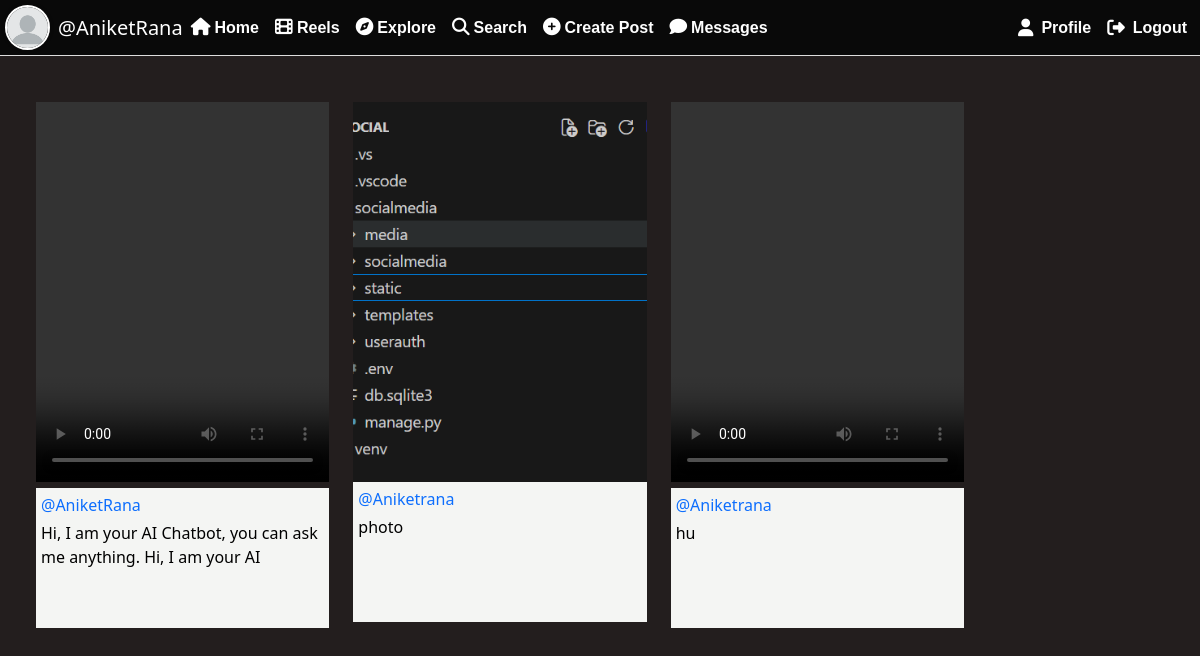
Page /explore/ (signed in) on the committed database.
### userauth/models.py (models this page shows, shortened)
class Profile(models.Model):
    user = models.OneToOneField(User, on_delete=models.CASCADE)
    bio = models.TextField(blank=True, default='')
    profileimg = models.ImageField(upload_to='profile_images', default='blank-profile-picture.png')
    location = models.CharField(max_length=100, blank=True, default='')

class Post(models.Model):
    id = models.UUIDField(primary_key=True, default=uuid.uuid4, editable=False)
    user = models.CharField(max_length=100)
    image = models.ImageField(upload_to='post-image',blank=True,null=True)
    video = models.FileField(upload_to='post_videos',blank=True,null=True)
    caption = models.TextField(blank=True)
    created_at = models.DateTimeField(default=datetime.now)
    no_of_likes = models.IntegerField(default=0)

### userauth/views.py (the view)
# urls.py: path('explore/',views.explorepage,name='explore'),
@login_required(login_url='loginn')
def explorepage(request):
    post=Post.objects.all().order_by('-created_at')
    profile=Profile.objects.get(user=request.user)
    context={
        'post':post,
        "profile":profile
    }
    return render(request,'explore.html',context)

### templates/explore.html (shortened to what this page needs)
{% load static %}
<!DOCTYPE html>
<html lang="en">
<head>
  <link href="https://cdn.jsdelivr.net/npm/bootstrap@5.3.1/dist/css/bootstrap.min.css" rel="stylesheet" />
  <link rel="stylesheet" href="{% static 'css/explore.css' %}" />
</head>
<body>
    <nav class="navbar navbar-expand-md navbar-dark fixed-top d-none d-md-block navbar_section">
    <div class="container-fluid navbar_con">
    <a href="/profile/{{ user }}" class="navbar-user-link d-flex align-items-center text-decoration-none">
      <img src="{{ profile.profileimg.url }}" alt="Profile Pic" class="profile-img me-2" />
      <span class="text-white idname">@{{ user }}</span>
    </a>
    <div class="collapse navbar-collapse" id="navbarCollapse">
      <ul class="navbar-nav me-auto">
        <li class="nav-item"><a class="nav-link" href="/">
          <i class="fa-solid fa-house me-1"></i>Home</a>
        </li>
         <li class="nav-item ">
           <a class="nav-link" href="/reels">
               <i class="fa-solid fa-film"></i> Reels
           </a>
        </li>
        <li class="nav-item"><a class="nav-link" href="/explore">
          <i class="fa-solid fa-compass me-1"></i>Explore</a>
        </li>
        <li class="nav-item">
          <a class="nav-link" href="#" data-bs-toggle="modal" data-bs-target="#searchModal">
            <i class="fa-solid fa-magnifying-glass me-1"></i>Search
          </a>
        </li>
        <li class="nav-item">
          <a class="nav-link" href="#" data-bs-toggle="modal" data-bs-target="#createPostModal">
            <i class="fa-solid fa-circle-plus me-1"></i>Create Post
          </a>
        </li>
        <li class="nav-item">
             <a class="nav-link" href="/chat/{{ request.user.username }}">
               <i class="fa-solid fa-comment me-1"></i>Messages
             </a>
        </li>
      </ul>
      <ul class="navbar-nav  ms-auto last_navbar">
        <li class="nav-item "><a class="nav-link" href="/profile/{{ user }}">
          <i class="fa-solid fa-user me-1"></i>Profile</a>
        </li>
        <li class="nav-item"><a class="nav-link" href="/logout">
          <i class="fa-solid fa-right-from-bracket me-1"></i>Logout</a>
        </li>
      </ul>
    </div>
  </div>
</nav>
   <main role="main" class="col-md-9 ml-sm-auto col-lg-10 px-md-4">
    <div class="container-fluid py-3 mt-3 ">
        <div class="row ">
            {% for pos in post %}
             <div class="col-md-4">
                <div class="image_s position-relative overflow-hidden">
                    {% if pos.video %}
                      <video class="card-img-top" style="height:380px;" controls>
                         <source src="{{ pos.video.url }}">
                      </video>
                        {% elif pos.image %}
                           <img src="{{ pos.image.url }}" class="card-img-top" style="height:380px;">
                         {% endif %}
                            <div class="image__overlay image__overlay--primary d-xfle flex-column   " style="background-color: rgba(244, 245, 243, 1); color:black; padding:5px; margin-bottom:15px; height:140px">
                               <div class="image__title mb-1" >
                                 <a href="/profile/{{ pos.user }}" class=" text-decoration-none ">@{{ pos.user }}</a>
                            </div>
                                 <div class="hidden-scroll" style=" max-height: 50px; overflow-y: scroll; scrollbar-width: none; -ms-overflow-style: none; ">
                                    <p class="image__description mb-3" >{{ pos.caption }}</p>
                                 </div>
                         </div>
                 </div>
             </div>
            {% endfor %}
        </div>
    </div>
</main>
</body>
</html>

### static/css/explore.css (style rules this page uses)
body { background: #231e1e ; font-family: 'Segoe UI', Tahoma, Geneva, Verdana, sans-serif; padding-top: 70px; width: 100%; height: 100%; }
.navbar_section { padding: 0px; padding: 5px; }
.navbar_con { padding-left: 0px; padding-right: 0px; }
.navbar { background-color: rgb(9, 9, 9) !important; border-bottom: 1px solid #ddd; }
img.profile-img { width: 45px; height: 45px; object-fit: cover; border-radius: 50%; border: 2px solid #fff; box-shadow: 0 0 5px rgba(0, 0, 0, 0.1); }
.navbar-nav li a { font-family: 'Arial', sans-serif; font-size: 16px; color: white; text-align: center; }
.idname { font-size: 20px; text-decoration: none; }
.profile-img { width: 45px; height: 45px; border-radius: 50%; object-fit: cover; border: 2px solid white; box-shadow: 0 0 5px rgba(0, 0, 0, 0.1); display: inline-block; text-decoration: none; }
.navbar-nav.me-auto .nav-link { font-weight: 700; font-size: 1rem; color: white; transition: color 0.2s ease-in-out; }
.navbar-nav .nav-link { font-weight: 500; font-size: 10px; }
.navbar-nav.ms-auto .nav-link { font-weight: 600; font-size: 1rem; color: white; display: flex; align-items: center; gap: 4px; transition: color 0.2s ease-in-out; }
.navbar-nav .fa-solid { font-size: 1.1rem; }
.card-img-top { width: 100%; height: auto; max-height: 600px; object-fit: cover; }
body { padding-bottom: 65px; }

### rows in the picture
Profile: profileimg (placeholder picture)
Post: user "AniketRana", caption "Hi, I am your AI Chatbot, you can ask me anything. Hi, I am your AI…"
Post: image (picture), user "Aniketrana", caption "photo"
Post: user "Aniketrana", caption "hu"

### other values in the picture
{{ user }} "AniketRana"
